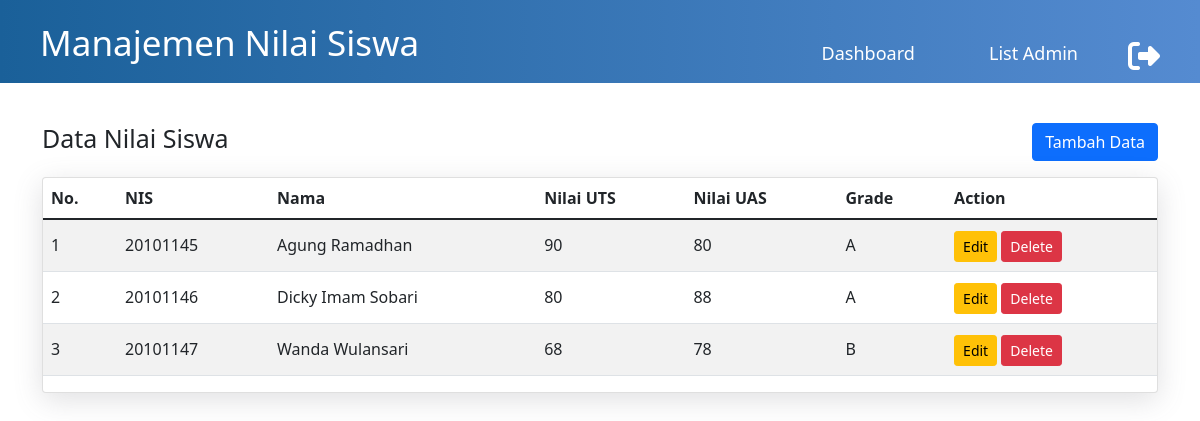
Page /data-nilai.php (signed in) on the committed database.
### tables this page shows
CREATE TABLE `nilai_siswa` (
  `id_nilai` int(11) NOT NULL,
  `nis` char(8) NOT NULL,
  `nilai_uts` int(11) NOT NULL,
  `nilai_uas` int(11) NOT NULL,
  `grade` varchar(11) NOT NULL
);

CREATE TABLE `siswa` (
  `nis` char(8) NOT NULL,
  `nama` varchar(50) NOT NULL,
  `jns_kelamin` varchar(10) NOT NULL,
  `alamat` varchar(50) NOT NULL,
  `kd_kelas` char(4) NOT NULL
);

### functions.php (called while the page is built, shortened)
<?php
$conn = mysqli_connect("localhost", "root", "", "sekolah_database");
function query($query)
{
	global $conn;
	$result = mysqli_query($conn, $query);
	$rows = [];
	while ($row = mysqli_fetch_assoc($result)) {
		$rows[] = $row;
	}
	return $rows;
}

### data-nilai.php (the view, shortened to what this page needs)
<?php
require 'functions.php';
$nilai_siswa = query("SELECT * FROM nilai_siswa, siswa WHERE nilai_siswa.nis = siswa.nis");
$user_type = $_SESSION['user_type'] == 'Super Admin';
?>
<!DOCTYPE html>
<html lang="en">
<head>
    <link rel="stylesheet" href="assets/css/main.css">
    <link href="https://cdn.jsdelivr.net/npm/bootstrap@5.1.3/dist/css/bootstrap.min.css" rel="stylesheet">
</head>
<body>
    <header>
        <div class="welcome">
            <h1>Manajemen Nilai Siswa</h1>
        </div>
        <nav>
            <ul>
                <li><a href="index.php">Dashboard</a></li>
                <?php if ($user_type) {
                ?>
                    <li id="list-admin"><a href="data-admin.php">List Admin</a></li>
                <?php } ?>
            </ul>
        </nav>
        <a href="logout.php"><i class="fa fa-sign-out fa-2x" aria-hidden="true"></i></a>
    </header>
    <section class="container">
        <div class="d-flex justify-content-between align-items-center">
            <h1>Data Nilai Siswa</h1>
            <div>
                <button type="button" class="btn btn-primary"><a href="tambah-nilai.php" style="color: #fff; text-decoration:none;"> Tambah Data</a></button>
            </div>
        </div>
        <p>
        <div class="card">
            <div class="table-responsive">
                <table class="display table table-striped table-hover">
                    <thead>
                        <tr>
                            <th scope="col">No.</th>
                            <th scope="col">NIS</th>
                            <th scope="col">Nama</th>
                            <th scope="col">Nilai UTS</th>
                            <th scope="col">Nilai UAS</th>
                            <th scope="col">Grade</th>
                            <th scope="col">Action</th>
                        </tr>
                    </thead>
                    <tbody>
                        <?php $i = 1; ?>
                        <?php foreach ($nilai_siswa as $row) : ?>
                            <tr>
                                <td scope="row"><?= $i; ?></td>
                                <td><?= $row["nis"]; ?></td>
                                <td><?= $row["nama"]; ?></td>
                                <td><?= $row["nilai_uts"]; ?></td>
                                <td><?= $row["nilai_uas"]; ?></td>
                                <td><?= $row["grade"]; ?></td>
                                <td class="button-action">
                                    <a href="ubah-nilai.php?id_nilai=<?= $row["id_nilai"]; ?>"><button type="button" class="btn btn-sm btn-warning">Edit</button></a>
                                    <a href="hapus-nilai.php?id_nilai=<?= $row["id_nilai"]; ?>"><button type="button" class="btn btn-sm btn-danger">Delete</button></a>
                                </td>
                            </tr>
                            <?php $i++; ?>
                        <?php endforeach; ?>
                    </tbody>
                </table>
            </div>
        </div>
    </section>
</body>
</html>

### assets/css/main.css (style rules this page uses)
* { margin: 0; padding: 0; box-sizing: border-box; text-decoration: none; list-style: none; }
body { font-family: "Poppins", sans-serif; }
.container { width: 80%; margin: auto; }
header { width: 100%; padding: 0 40px; background: #2fc2a9; background: -webkit-linear-gradient(to left, #558bd1, #1a6099); background: linear-gradient(to left, #558bd1, #1a6099); display: flex; flex-direction: row; color: #fff; }
header .welcome { flex: 2; margin: auto; }
header .welcome h1 { font-size: 35px; padding-top: 10px; }
header ul { flex: 3; text-align: center; }
header i { padding-top: 40px; }
.fa-sign-out { color: #fff; }
header ul li { display: inline-block; font-size: 18px; margin-right: 30px; padding-top: 40px; align-items: center; }
header ul li a { color: #fff; padding: 10px 20px; -o-border-radius: 10px; -webkit-border-radius: 10px; -moz-border-radius: 10px; -ms-border-radius: 10px; border-radius: 10px; text-decoration: none; -o-transition: all 0.5s; -webkit-transition: all 0.5s; -moz-transition: all 0.5s; -ms-transition: all 0.5s; transition: all 0.5s; }
section { margin-top: 40px !important; }
a { color: #fff !important; text-decoration: none !important; }
.top-data h1, body section h1 { font-size: 25px; display: block; }
tr td { line-height: 35px; }
.card { background-color: #ffffff; border-radius: 50px; box-shadow: rgba(100, 100, 111, 0.2) 0px 7px 29px 0px; }
.table-responsive { display: block; width: 100%; overflow-x: auto; -webkit-overflow-scrolling: touch; -ms-overflow-style: -ms-autohiding-scrollbar; }

### rows in the picture
nilai_siswa: siswa.nis "20101145", siswa.nama "Agung Ramadhan", nilai_uts "90", nilai_uas "80", grade "A"
nilai_siswa: siswa.nis "20101146", siswa.nama "Dicky Imam Sobari", nilai_uts "80", nilai_uas "88", grade "A"
nilai_siswa: siswa.nis "20101147", siswa.nama "Wanda Wulansari", nilai_uts "68", nilai_uas "78", grade "B"
